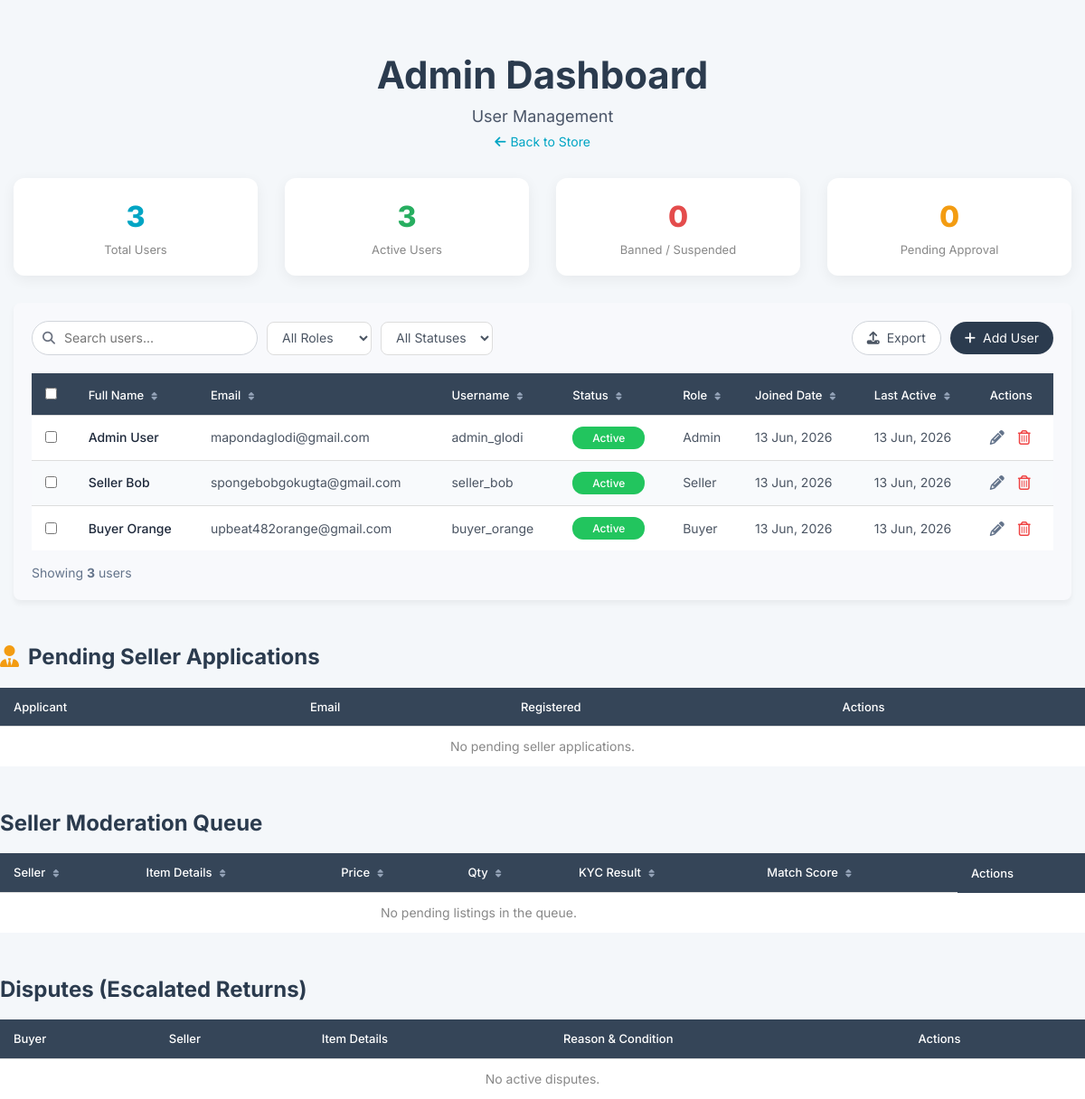
Screenshot of /admin.php (signed in) with the database file from the repository.
### tables this page shows
CREATE TABLE `user` (
  `user_id`       INT(11)      NOT NULL AUTO_INCREMENT,
  `first_name`    VARCHAR(100) NOT NULL,
  `last_name`     VARCHAR(100) NOT NULL,
  `email`         VARCHAR(255) NOT NULL DEFAULT '',
  `username`      VARCHAR(100) NOT NULL DEFAULT '',
  `password_hash` VARCHAR(255) NOT NULL DEFAULT '',
  `role`          ENUM('buyer','seller','admin','moderator') NOT NULL DEFAULT 'buyer',
  `status`        ENUM('active','inactive','banned','pending','suspended') NOT NULL DEFAULT 'active',
  `register_date` DATETIME     DEFAULT NULL,
  `last_active`   DATETIME     DEFAULT NULL,
  `wallet_balance` DOUBLE(10,2) NOT NULL DEFAULT 0.00,
  PRIMARY KEY (`user_id`),
  UNIQUE KEY `email` (`email`)
);

### functions.php (called while the page is built, shortened)
<?php
require_once __DIR__ . '/database/DBController.php';
require_once('database/User.php');
$db = new DBController();
$user_obj = new User($db);

### database/User.php (called while the page is built, shortened)
<?php
class User
{
    public $db = null;
    public function __construct(DBController $db)
    {
        $this->db = $db;
    }
    public function getActiveUsers($minutes = 15)
    {
        $minutes = (int)$minutes;
        $stmt    = $this->db->con->prepare(
            "SELECT `user_id`, `first_name`, `last_name`, `email`, `username`,
                    `role`, `status`, `register_date`, `last_active`
             FROM `user`
             WHERE `last_active` >= DATE_SUB(NOW(), INTERVAL ? MINUTE)
             ORDER BY `last_active` DESC"
        );
        $stmt->bind_param('i', $minutes);
        $stmt->execute();
        $result = $stmt->get_result();
        $resultArray = [];
        while ($row = $result->fetch_assoc()) {
            $resultArray[] = $row;
        }
        return $resultArray;
    }
}

### database/DBController.php (called while the page is built, shortened)
<?php
class DBController
{
    protected $host     = 'localhost';
    protected $user     = 'root';
    protected $password = '';
    protected $database = 'c2c_ecommerce';
    protected $port     = 3306;
    public function __construct()
    {
        $this->con = mysqli_connect(
            $this->host,
            $this->user,
            $this->password,
            $this->database,
            $this->port
        );
    }
}

### admin.php (the view, shortened to what this page needs)
<?php
require_once 'functions.php';
$all_users  = $user_obj->getActiveUsers(15);
$total_users = count($all_users);
$pending_listings = $listing->getAllPendingListings();
$stmt_ps = $db->con->prepare("SELECT user_id, first_name, last_name, email, register_date FROM `user` WHERE `status` = 'pending' AND `role` = 'buyer'");
$stmt_ps->execute();
$pending_sellers = $stmt_ps->get_result()->fetch_all(MYSQLI_ASSOC);
?>
<!DOCTYPE html>
<html lang="en">
<head>
    <link rel="stylesheet" href="https://cdn.jsdelivr.net/npm/bootstrap@3.4.1/dist/css/bootstrap.min.css">
    <link rel="stylesheet" href="https://cdnjs.cloudflare.com/ajax/libs/font-awesome/6.5.0/css/all.min.css"/>
    <link rel="stylesheet" href="style.css">
    <link rel="stylesheet" href="admin.css">
</head>
<body style="background-color:#f4f7fa;">
<main id="admin-dashboard">
    <div class="container-fluid py-5" style="max-width:1300px;margin:0 auto;padding-top:40px;">
        <div class="user-management-header text-center" style="margin-bottom:30px;">
            <h1 style="color:#2b3b4e;font-weight:700;font-size:42px;margin-bottom:10px;">
                Admin Dashboard
            </h1>
            <p style="color:#4a5568;font-size:18px;margin-bottom:5px;">User Management</p>
            <a href="index.php" style="font-size:14px;color:#00A5C4;">
                <i class="fas fa-arrow-left" style="margin-right:5px;"></i>Back to Store
            </a>
        </div>
        <div class="row" style="margin-bottom:30px;">
            <div class="col-sm-3">
                <div style="background:#fff;border-radius:12px;padding:20px;text-align:center;
                            box-shadow:0 4px 15px rgba(0,0,0,0.06);">
                    <div style="font-size:32px;font-weight:800;color:#00A5C4;"><?php echo $total_users; ?></div>
                    <div style="color:#888;font-size:13px;margin-top:4px;">Total Users</div>
                </div>
            </div>
            <div class="col-sm-3">
                <div style="background:#fff;border-radius:12px;padding:20px;text-align:center;
                            box-shadow:0 4px 15px rgba(0,0,0,0.06);">
                    <div style="font-size:32px;font-weight:800;color:#27ae60;">
                        <?php echo count(array_filter($all_users, fn($u) => $u['status'] === 'active')); ?>
                    </div>
                    <div style="color:#888;font-size:13px;margin-top:4px;">Active Users</div>
                </div>
            </div>
            <div class="col-sm-3">
                <div style="background:#fff;border-radius:12px;padding:20px;text-align:center;
                            box-shadow:0 4px 15px rgba(0,0,0,0.06);">
                    <div style="font-size:32px;font-weight:800;color:#E44C4C;">
                        <?php echo count(array_filter($all_users, fn($u) => in_array($u['status'], ['banned','suspended']))); ?>
                    </div>
                    <div style="color:#888;font-size:13px;margin-top:4px;">Banned / Suspended</div>
                </div>
            </div>
            <div class="col-sm-3">
                <div style="background:#fff;border-radius:12px;padding:20px;text-align:center;
                            box-shadow:0 4px 15px rgba(0,0,0,0.06);">
                    <div style="font-size:32px;font-weight:800;color:#f39c12;">
                        <?php echo count(array_filter($all_users, fn($u) => $u['status'] === 'pending')); ?>
                    </div>
                    <div style="color:#888;font-size:13px;margin-top:4px;">Pending Approval</div>
                </div>
            </div>
        </div>
        <div class="dashboard-container">
            <div class="table-toolbar">
                <div class="toolbar-left">
                    <div class="search-box">
                        <i class="fas fa-search"></i>
                        <input type="text" id="adminSearchInput" placeholder="Search users...">
                    </div>
                    <select class="btn-outline" id="roleFilter" style="padding:8px 12px;border-radius:8px;border:1px solid #ddd;">
                        <option value="">All Roles</option>
                    </select>
                    <select class="btn-outline" id="statusFilter" style="padding:8px 12px;border-radius:8px;border:1px solid #ddd;">
                        <option value="">All Statuses</option>
                    </select>
                </div>
                <div class="toolbar-right">
                    <button class="btn-outline"><i class="fas fa-upload"></i> Export</button>
                    <button class="btn-primary-dark"><i class="fas fa-plus"></i> Add User</button>
                </div>
            </div>
            <div class="table-responsive">
                <table class="table admin-table" id="usersTable">
                    <thead>
                        <tr>
                            <th><input type="checkbox" id="selectAll"></th>
                            <th>Full Name <i class="fas fa-sort"></i></th>
                            <th>Email <i class="fas fa-sort"></i></th>
                            <th>Username <i class="fas fa-sort"></i></th>
                            <th>Status <i class="fas fa-sort"></i></th>
                            <th>Role <i class="fas fa-sort"></i></th>
                            <th>Joined Date <i class="fas fa-sort"></i></th>
                            <th>Last Active <i class="fas fa-sort"></i></th>
                            <th>Actions</th>
                        </tr>
                    </thead>
                    <tbody id="dashboard-table-body">
                        <?php foreach ($all_users as $u):
                            $full_name  = htmlspecialchars($u['first_name'] . ' ' . $u['last_name']);
                            $email      = htmlspecialchars($u['email']);
                            $username   = htmlspecialchars($u['username']);
                            $role       = htmlspecialchars($u['role']);
                            $status     = htmlspecialchars($u['status']);
                            $joined     = $u['register_date'] ? date('d M, Y', strtotime($u['register_date'])) : '—';
                            $last_active = $u['last_active'] ? date('d M, Y', strtotime($u['last_active'])) : '—';
                            $statusClass = match($status) {
                                'active'    => 'status-active',
                                'inactive'  => 'status-inactive',
                                'banned'    => 'status-banned',
                                'pending'   => 'status-pending',
                                'suspended' => 'status-suspended',
                                default     => 'status-inactive'
                            };
                        ?>
                        <tr class="user-row" data-role="<?php echo $role; ?>" data-status="<?php echo $status; ?>" data-userid="<?php echo $u['user_id']; ?>" style="cursor:pointer;">
                            <td><input type="checkbox" class="row-select"></td>
                            <td>
                                <div class="user-name-cell"><?php echo $full_name; ?></div>
                            </td>
                            <td><?php echo $email; ?></td>
                            <td><?php echo $username; ?></td>
                            <td>
                                <span class="status-badge <?php echo $statusClass; ?>">
                                    <?php echo ucfirst($status); ?>
                                </span>
                            </td>
                            <td><?php echo ucfirst($role); ?></td>
                            <td><?php echo $joined; ?></td>
                            <td><?php echo $last_active; ?></td>
                            <td>
                                <div class="action-icons">
                                    <i class="fas fa-pencil-alt" title="Edit"></i>
                                    <i class="far fa-trash-alt" title="Delete"></i>
                                </div>
                            </td>
                        </tr>
                        <?php endforeach; ?>
                    </tbody>
                </table>
            </div>
            <div class="pagination-container">
                <div class="pagination-info">
                    Showing <strong><?php echo $total_users; ?></strong> users
                </div>
            </div>
        </div>
    </div>
            <div style="margin-top:50px;">
                <h3 style="color:#2b3b4e;font-weight:700;margin-bottom:20px;">
                    <i class="fas fa-user-tie" style="color:#f39c12;margin-right:10px;"></i>Pending Seller Applications
                </h3>
                <div class="table-responsive">
                    <table class="table admin-table">
                        <thead>
                            <tr>
                                <th>Applicant</th>
                                <th>Email</th>
                                <th>Registered</th>
                                <th>Actions</th>
                            </tr>
                        </thead>
                        <tbody>
                            <?php if (empty($pending_sellers)): ?>
                            <tr>
                                <td colspan="4" style="text-align:center;padding:40px;color:#888;">No pending seller applications.</td>
                            </tr>
                            <?php endif; ?>
                        </tbody>
                    </table>
                </div>
            </div>
            <div style="margin-top:50px;">
                <h3 style="color:#2b3b4e;font-weight:700;margin-bottom:20px;">Seller Moderation Queue</h3>
                <div class="table-responsive">
                    <table class="table admin-table" id="moderationTable">
                        <thead>
                            <tr>
                                <th>Seller <i class="fas fa-sort"></i></th>
                                <th>Item Details <i class="fas fa-sort"></i></th>
                                <th>Price <i class="fas fa-sort"></i></th>
                                <th>Qty <i class="fas fa-sort"></i></th>
                                <th>KYC Result <i class="fas fa-sort"></i></th>
                                <th>Match Score <i class="fas fa-sort"></i></th>
                                <th>Actions</th>
                            </tr>
                        </thead>
                        <tbody>
                            <?php if (empty($pending_listings)): ?>
                            <tr>
                                <td colspan="6" style="text-align:center;padding:40px;color:#888;">No pending listings in the queue.</td>
                            </tr>
                            <?php endif; ?>
                        </tbody>
                    </table>
                </div>
            </div>
            <?php
                $stmt_disp = $db->con->prepare("SELECT t.*, p.item_name, p.item_image, u.first_name as buyer_first, u.last_name as buyer_last, s.first_name as seller_first, s.last_name as seller_last FROM `transaction` t JOIN `product` p ON t.item_id = p.item_id JOIN `user` u ON t.buyer_id = u.user_id LEFT JOIN `user` s ON t.seller_id = s.user_id WHERE t.order_status = 'return_escalated_admin'");
                $stmt_disp->execute();
                $disputes = $stmt_disp->get_result()->fetch_all(MYSQLI_ASSOC);
            ?>
            <div style="margin-top:50px;">
                <h3 style="color:#2b3b4e;font-weight:700;margin-bottom:20px;">Disputes (Escalated Returns)</h3>
                <div class="table-responsive">
                    <table class="table admin-table" id="disputesTable">
                        <thead>
                            <tr>
                                <th>Buyer</th>
                                <th>Seller</th>
                                <th>Item Details</th>
                                <th>Reason & Condition</th>
                                <th>Actions</th>
                            </tr>
                        </thead>
                        <tbody>
                            <?php if (empty($disputes)): ?>
                            <tr>
                                <td colspan="5" style="text-align:center;padding:40px;color:#888;">No active disputes.</td>
                            </tr>
                            <?php endif; ?>
                        </tbody>
                    </table>
                </div>
            </div>
</main>
</body>
</html>

### rows the page displays
user: full_name "Admin User", email "mapondaglodi@gmail.com", username "admin_glodi", status "Active", role "Admin", register_date "13 Jun, 2026", last_active "13 Jun, 2026"
user: full_name "Seller Bob", email "spongebobgokugta@gmail.com", username "seller_bob", status "Active", role "Seller", register_date "13 Jun, 2026", last_active "13 Jun, 2026"
user: full_name "Buyer Orange", email "upbeat482orange@gmail.com", username "buyer_orange", status "Active", role "Buyer", register_date "13 Jun, 2026", last_active "13 Jun, 2026"

### other values shown
$total_users "3"
count(array_filter($all_users, fn($u) => $u['status'] === 'active')) "3"
count(array_filter($all_users, fn($u) => $u['status'] === 'pending')) "0"
